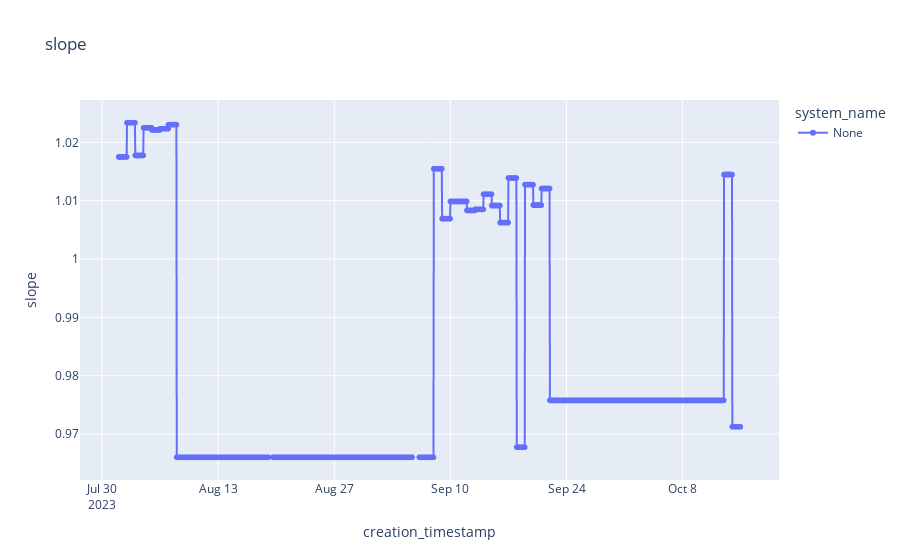
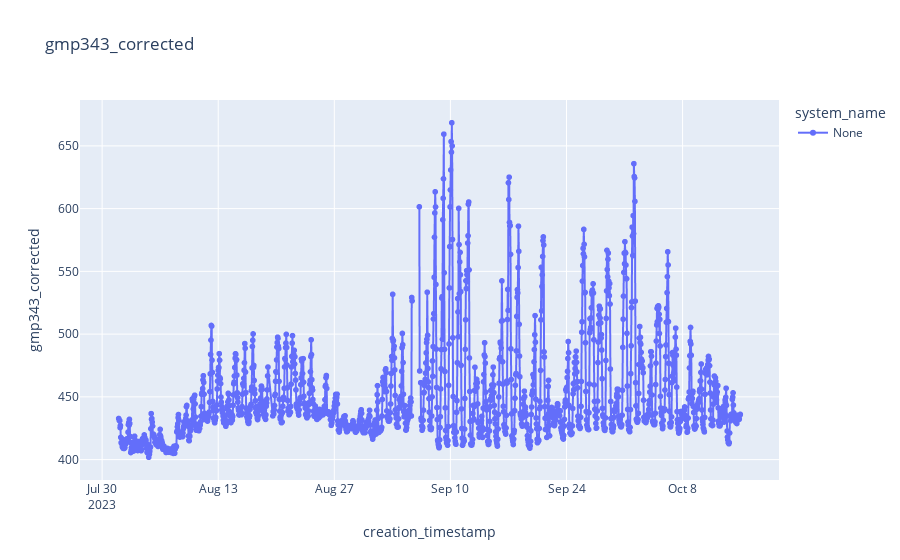

The cell these charts' notebook holds for them, in order:
### Markdown cell above
# Broadcast for 1 system (working)

### Code cell
def broadcast_cal_cor_backward(system):
    t1 = df.filter(pl.col("system_name") == system) \
        .with_columns(pl.col("creation_timestamp").dt.date() \
        .alias("date"))

    t2 = df_cal.filter(pl.col("system_name") == system) \
        .select(["creation_timestamp", "system_name","slope","intercept"]) \
        .rename({"creation_timestamp": "date"})
        
    t1 = t1.join(t2, on = "date", how= "left") \
        .with_columns(pl.col("slope")) \
        .fill_null(strategy = "backward") \
        .fill_null(strategy = "forward") \
        .select(["creation_timestamp","system_name", "slope", "intercept"])
    
    t3 = df.sort("creation_timestamp") \
    .join(t1, on=["system_name","creation_timestamp"], how= "left") \
    .filter(pl.col("gmp343_filtered") > 0) \
    .with_columns((pl.col("gmp343_filtered") * pl.col("slope") + pl.col("intercept")) \
    .alias("gmp343_corrected")).collect() \
    .select(["creation_timestamp","system_name","gmp343_filtered","gmp343_corrected","slope","intercept"])

    return t3
    
t3 = broadcast_cal_cor_backward("tum-esm-midcost-raspi-1")
   
import plotly.express as px

df_corr = t3.groupby_dynamic("creation_timestamp", every='1h').agg(
                pl.all().exclude("creation_timestamp").mean())

fig = px.line(df_corr, x="creation_timestamp", y="slope", markers=True, title = "slope", color="system_name")
fig.show()

fig = px.line(df_corr, x="creation_timestamp", y="gmp343_corrected", markers=True, title = "gmp343_corrected", color="system_name")
fig.show()

### Figure 1 — Plotly figure (JSON) as saved in the notebook; plotly's stock layout.template omitted (floating-point values rounded to 4 significant figures; data arrays with more than 128 entries replaced by an {"elided": "..."} marker saying what was removed)
{"data": [{"hovertemplate": "system_name=None<br>creation_timestamp=%{x}<br>slope=%{y}<extra></extra>", "legendgroup": "None", "line": {"color": "#636efa", "dash": "solid"}, "marker": {"symbol": "circle"}, "mode": "lines+markers", "name": "None", "showlegend": true, "type": "scattergl", "x": {"elided": "1786 str values"}, "xaxis": "x", "y": {"elided": "1786 float values"}, "yaxis": "y"}], "layout": {"legend": {"title": {"text": "system_name"}, "tracegroupgap": 0}, "title": {"text": "slope"}, "xaxis": {"anchor": "y", "domain": [0, 1], "title": {"text": "creation_timestamp"}}, "yaxis": {"anchor": "x", "domain": [0, 1], "title": {"text": "slope"}}}}

### Figure 2 — Plotly figure (JSON) as saved in the notebook; plotly's stock layout.template omitted (floating-point values rounded to 4 significant figures; data arrays with more than 128 entries replaced by an {"elided": "..."} marker saying what was removed)
{"data": [{"hovertemplate": "system_name=None<br>creation_timestamp=%{x}<br>gmp343_corrected=%{y}<extra></extra>", "legendgroup": "None", "line": {"color": "#636efa", "dash": "solid"}, "marker": {"symbol": "circle"}, "mode": "lines+markers", "name": "None", "showlegend": true, "type": "scattergl", "x": {"elided": "1786 str values"}, "xaxis": "x", "y": {"elided": "1786 float values"}, "yaxis": "y"}], "layout": {"legend": {"title": {"text": "system_name"}, "tracegroupgap": 0}, "title": {"text": "gmp343_corrected"}, "xaxis": {"anchor": "y", "domain": [0, 1], "title": {"text": "creation_timestamp"}}, "yaxis": {"anchor": "x", "domain": [0, 1], "title": {"text": "gmp343_corrected"}}}}
